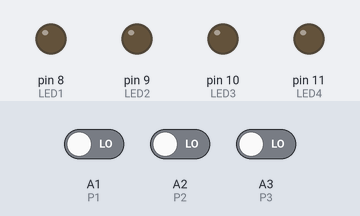
A sketch run on a simulated Arduino Uno, built with avr-gcc and run on an emulated ATmega328P. Parts: output pins drawn as LEDs (lit = HIGH). Dashed ring = blinking. The test bench sets the inputs (shaded band); at power-on: A1 (P1) LOW, A3 (P3) LOW, A2 (P2) LOW.

Above: at 1.2 s.
1.3 s: A1 (P1) driven HIGH
At 1.31 s:
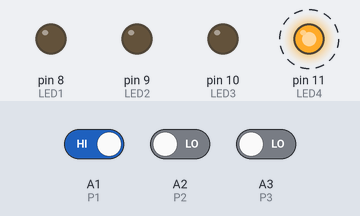
At 1.79 s:
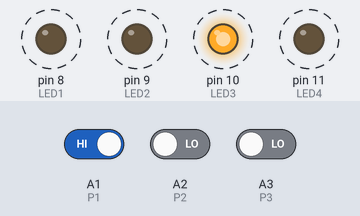
4.3 s: A3 (P3) driven HIGH
7.3 s: A3 (P3) driven LOW
10.3 s: A1 (P1) driven LOW
At 10.35 s:
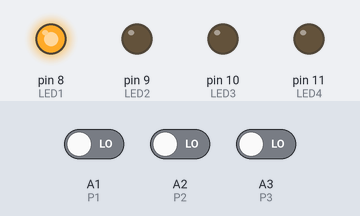
Timing chart, 0 to 12.8 s (numbered marks = the images above; inputs shaded):
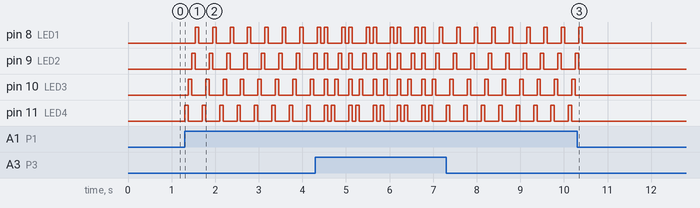

The sketch:

BIOS_demo_pulsaLeds.ino
```cpp
//-------------------------------------------------------------------------
// Programa...: BIOS_demo_pulsaLeds.ino (Arduino UNO rev3 + shield BIOS)
// Autor......: D.Llorente (julio-2019)
// Descripción: Secuencia de leds con cada pulsación:
// P1: desplaza un led de izda a dcha
// P2: desplaza un led de dcha a izda
// P3: parpadeo
//-------------------------------------------------------------------------
#define P1 A1
#define P2 A2
#define P3 A3
#define LED1 8
#define LED2 9
#define LED3 10
#define LED4 11
#define RETARDO 80  // Retardo en ms

//-----FUNCIONES-----//
void derecha(void) {
  digitalWrite(LED1,LOW);
  digitalWrite(LED2,LOW);
  digitalWrite(LED3,LOW);
  digitalWrite(LED4,HIGH);
  delay (RETARDO);
  digitalWrite(LED1,LOW);
  digitalWrite(LED2,LOW);
  digitalWrite(LED3,HIGH);
  digitalWrite(LED4,LOW);
  delay (RETARDO);
  digitalWrite(LED1,LOW);
  digitalWrite(LED2,HIGH);
  digitalWrite(LED3,LOW);
  digitalWrite(LED4,LOW);
  delay (RETARDO);
  digitalWrite(LED1,HIGH);
  digitalWrite(LED2,LOW);
  digitalWrite(LED3,LOW);
  digitalWrite(LED4,LOW);
  delay (RETARDO);
  digitalWrite(LED1,LOW);
  digitalWrite(LED2,LOW);
  digitalWrite(LED3,LOW);
  digitalWrite(LED4,LOW);
  delay (RETARDO);
}

void izquierda(void) {
  digitalWrite(LED1,HIGH);
  digitalWrite(LED2,LOW);
  digitalWrite(LED3,LOW);
  digitalWrite(LED4,LOW);
  delay (RETARDO);
  digitalWrite(LED1,LOW);
  digitalWrite(LED2,HIGH);
  digitalWrite(LED3,LOW);
  digitalWrite(LED4,LOW);
  delay (RETARDO);
  digitalWrite(LED1,LOW);
  digitalWrite(LED2,LOW);
  digitalWrite(LED3,HIGH);
  digitalWrite(LED4,LOW);
  delay (RETARDO);
  digitalWrite(LED1,LOW);
  digitalWrite(LED2,LOW);
  digitalWrite(LED3,LOW);
  digitalWrite(LED4,HIGH);
  delay (RETARDO);
  digitalWrite(LED1,LOW);
  digitalWrite(LED2,LOW);
  digitalWrite(LED3,LOW);
  digitalWrite(LED4,LOW);
  delay (RETARDO);
}

void parpadeo(void) {
  digitalWrite(LED1,HIGH);
  digitalWrite(LED2,HIGH);
  digitalWrite(LED3,HIGH);
  digitalWrite(LED4,HIGH);
  delay (RETARDO);
  digitalWrite(LED1,LOW);
  digitalWrite(LED2,LOW);
  digitalWrite(LED3,LOW);
  digitalWrite(LED4,LOW);
  delay (RETARDO);
}

void setup() {
  pinMode (P1, INPUT);
  pinMode (P2, INPUT);
  pinMode (P3, INPUT);
  pinMode (LED1, OUTPUT);
  pinMode (LED2, OUTPUT);
  pinMode (LED3, OUTPUT);
  pinMode (LED4, OUTPUT);
  digitalWrite(LED1,LOW);
  digitalWrite(LED2,LOW);
  digitalWrite(LED3,LOW);
  digitalWrite(LED4,LOW);
}

void loop() {
  if (digitalRead(P1) == 1) derecha();
  if (digitalRead(P2) == 1) izquierda();
  if (digitalRead(P3) == 1) parpadeo();
}
```

Measured:
- after the input at 1.3 s, pin 8 (LED1): alternates HIGH for 0.08 s and LOW for 0.32 s, starting after 0.24 s; pin 9 (LED2): alternates HIGH for 0.08 s and LOW for 0.32 s, starting after 0.16 s
- after the input at 10.3 s, pin 8 (LED1): goes on until 10.4 s, then stays LOW; pin 9 (LED2): goes on until 10.3 s, then stays LOW; pin 10 (LED3), pin 11 (LED4): stops changing and stays LOW
